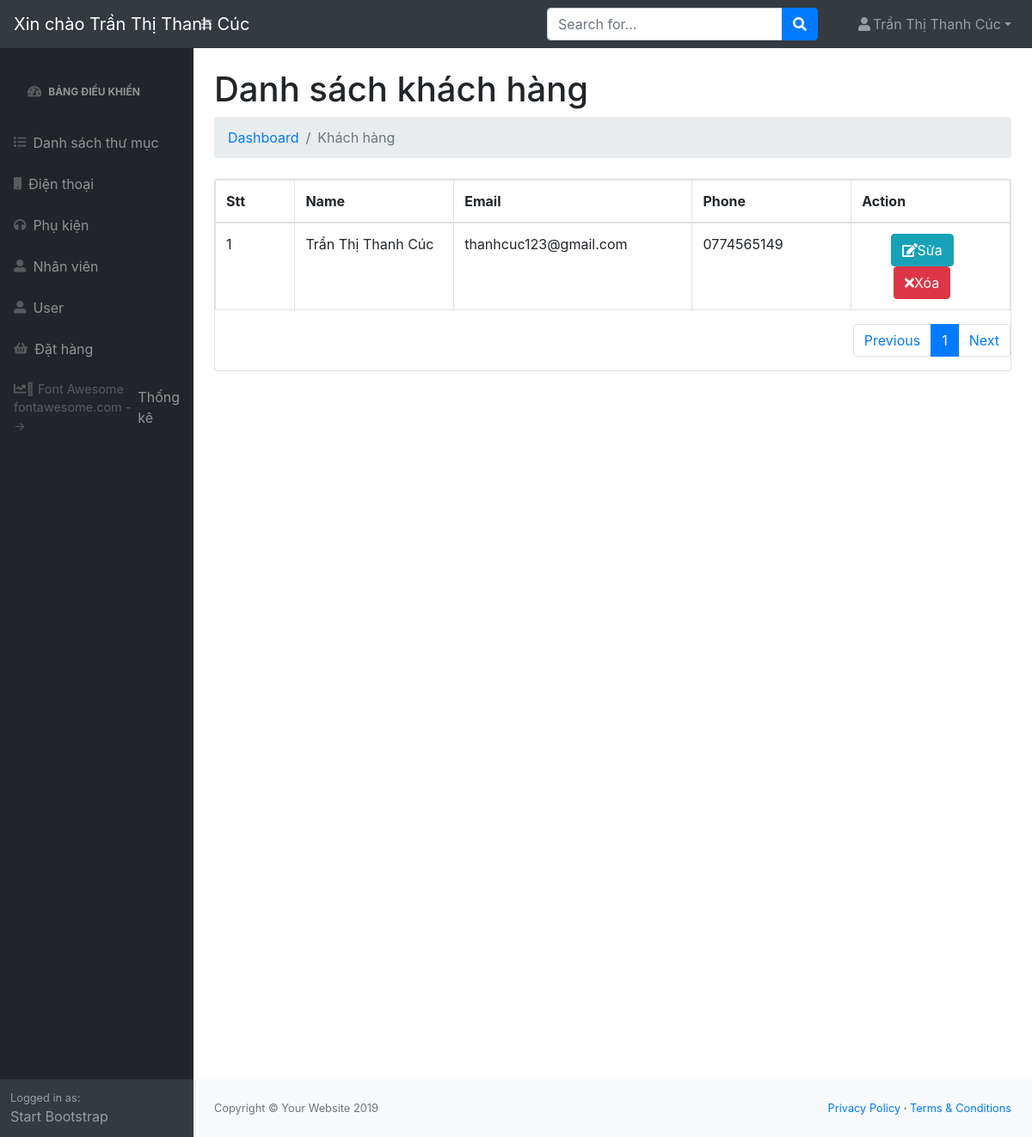
/admin/modules/user/index.php (signed in), run on the app's committed database.
### tables this page shows
CREATE TABLE `users` (
  `id` int(11) NOT NULL,
  `name` varchar(100) DEFAULT NULL,
  `email` varchar(100) DEFAULT NULL,
  `phone` char(15) DEFAULT NULL,
  `address` varchar(100) DEFAULT NULL,
  `password` varchar(50) DEFAULT NULL,
  `avatar` varchar(100) DEFAULT NULL,
  `status` tinyint(4) DEFAULT 1,
  `created_at` timestamp NULL DEFAULT current_timestamp(),
  `update_at` timestamp NULL DEFAULT current_timestamp()
);

### libraries/Database.php (called while the page is built, shortened)
<?php
class Database{
     public $link;
     public function __construct()
     {
        $this->link = mysqli_connect("localhost","root","","webphp") or die ();
         mysqli_set_charset($this->link,"utf8");
     }
        public function countTable($table)
        {
            $sql = "SELECT id FROM  {$table}";
            $result = mysqli_query($this->link, $sql) or die("Lỗi Truy Vấn countTable----" .mysqli_error($this->link));
            $num = mysqli_num_rows($result);
            return $num;
        }
         public  function fetchJone($table,$sql ,$page = 0,$row ,$pagi = false )
        {
            $data = [];
            if ($pagi == true )
            {
                $total = $this->countTable($table);
                $sotrang = ceil($total / $row);
                $start = ($page - 1 ) * $row ;
                $sql .= " LIMIT $start,$row";
                $data = [ "page" => $sotrang];
                $result = mysqli_query($this->link,$sql) or die("Lỗi truy vấn fetchJone ---- " .mysqli_error($this->link));
            }
            else
            {
                $result = mysqli_query($this->link,$sql) or die("Lỗi truy vấn fetchJone ---- " .mysqli_error($this->link));
            }
            if( $result)
            {
                while ($num = mysqli_fetch_assoc($result))
                {
                    $data[] = $num;
                }
            }
            return $data;
        }
    }
?>

### admin/autoload/autoload.php (called while the page is built, shortened)
<?php
	require_once __DIR__. '/../../libraries/Database.php';
	$db = new Database;
 ?>

### admin/modules/user/index.php (the view, shortened to what this page needs)
<?php
    require_once __DIR__. '/../../autoload/autoload.php';
    if(isset($_GET['page']))
    {
        $p = $_GET['page'];
        if($p == 0)$p = 1;
    }
    else
    {
        $p = 1;
    }
    $sql = "SELECT users.* FROM users";
    $users = $db->fetchJone('users',$sql,$p,10,true);
    if(isset($users['page']))
    {
        $sotrang = $users['page'];
        unset($users['page']);
    }
?>
<?php require_once __DIR__. '/../../layouts/header.php'; ?>
            <div id="layoutSidenav_content">
                <main>
                    <div class="container-fluid">
                        <h1 class="mt-4">Danh sách khách hàng</h1>
                        <ol class="breadcrumb mb-4">
                            <li class="breadcrumb-item"><a href="index.php">Dashboard</a></li>
                            <li class="breadcrumb-item active">Khách hàng</li>
                        </ol>
                    <div class="card mb-4">
                        <table class="table table-bordered dataTable" id="dataTable" width="100%" cellspacing="0" role="grid" aria-describedby="dataTable_info" style="width: 100%;">
                            <thead>
                                <tr role="row">
                                    <th class="sorting_asc" tabindex="0" aria-controls="dataTable" rowspan="1" colspan="1" aria-sort="ascending" aria-label="Name: activate to sort column descending" style="width: 10%;">Stt</th>
                                    <th class="sorting" tabindex="0" aria-controls="dataTable" rowspan="1" colspan="1" aria-label="Position: activate to sort column ascending" style="width: 20%;">Name</th>
                                    <th class="sorting" tabindex="0" aria-controls="dataTable" rowspan="1" colspan="1" aria-label="Position: activate to sort column ascending" style="width: 30%;">Email</th>
                                    <th class="sorting" tabindex="0" aria-controls="dataTable" rowspan="1" colspan="1" aria-label="Position: activate to sort column ascending" style="width: 20%;">Phone</th>
                                    <th class="sorting" tabindex="0" aria-controls="dataTable" rowspan="1" colspan="1" aria-label="Salary: activate to sort column ascending" style="width: 20%;">Action</th>
                                </tr>
                            </thead>
                            <tbody>
                                <?php $stt = 1;foreach ($users as $item): ?>
                                <tr>
                                    <td><?php echo $stt ?></td>
                                    <td><?php echo $item['name'] ?></td>
                                    <td><?php echo $item['email'] ?></td>
                                    <td><?php echo $item['phone'] ?></td>
                                    <td class="text-center">
                                        <a class="btn btn-xs btn-info" href="edit.php?id=<?php echo $item['id'] ?>"><i class="fa fa-edit"></i>Sửa</a>
                                        <a class="btn btn-xs btn-danger" href="delete.php?id=<?php echo $item['id'] ?>"><i class="fa fa-times"></i>Xóa</a>
                                    </td>
                                </tr>
                                <?php $stt++; endforeach ?>
                            </tbody>
                        </table>
                            <nav aria-label="Page navigation">
                              <ul class="pagination pullright">
                                <li class="page-item"><a class="page-link" href="?page=<?php echo --$p ?>">Previous</a></li>
                                <?php for($i = 1;$i <= $sotrang;$i++) : ?>
                                <?php
                                if(isset($_GET['page']))
                                {
                                    $p = $_GET['page'];
                                     if($p == 0)$p=1;
                                }
                                else
                                {
                                    $p = 1;
                                }
                                 ?>
                                <li class="page-item <?php echo ($i == $p) ? 'active' : '' ?>">
                                    <a class ="page-link" href="?page= <?php echo $i ; ?>"><?php echo $i; ?></a>
                                </li>
                                <?php endfor; ?>
                                <li class="page-item"><a class="page-link" href="?page=<?php echo ++$p ?>">Next</a></li>
                              </ul>
                            </nav>
                   </div>
<?php require_once __DIR__. '/../../layouts/footer.php'; ?>

### data on the page
users: name "Trần Thị Thanh Cúc", email "thanhcuc123@gmail.com", phone "0774565149"

### other printed values
$_SESSION['admin_name'] "Trần Thị Thanh Cúc"
